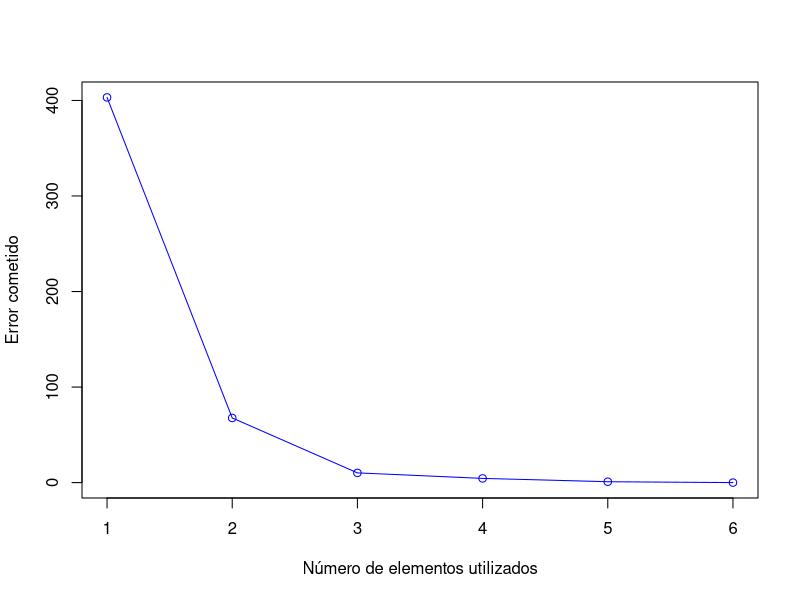

This figure's R source:
## ---- chunk 1
library(knitr)
reconstruction.errors <- t(c(403.1721, 67.6581, 10.1731, 4.3831, 0.9081, 0))
rownames(reconstruction.errors) <- "Error cometido"
colnames(reconstruction.errors) <- 1:6
kable(reconstruction.errors, caption="Error cometido en función del número de vectores utilizados")
plot(t(reconstruction.errors), type="o", col = "blue",
     xlab="Número de elementos utilizados",
     ylab="Error cometido")
